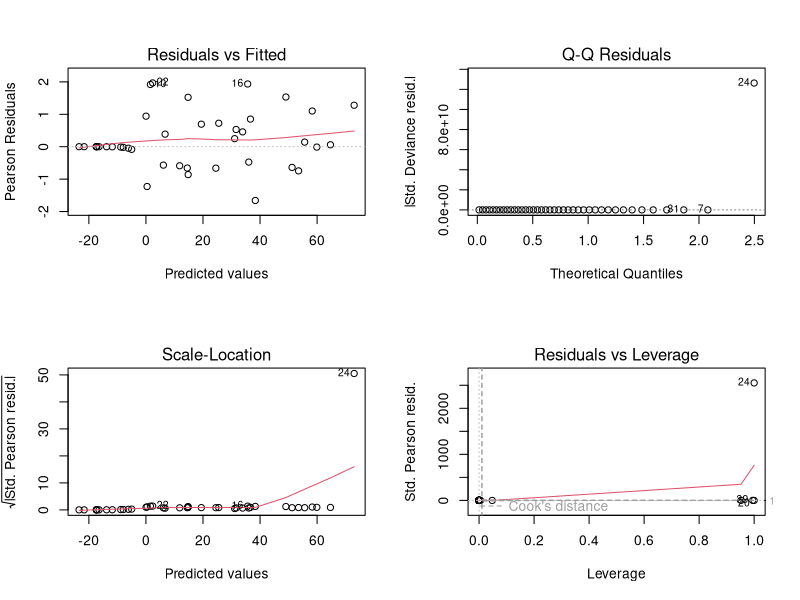

Write the R code that produced this figure.
## ---- chunk 1

n.groups <- 2
n.sample <- 20
n <- n.groups * n.sample

x <- rep(1:n.groups, rep(n.sample, n.groups))
road.type <- factor(x, labels = c("Smooth", "Bumpy"))
acci <- runif(n, 1, 30) #There are no less than 1 and no more than 30 accidents per road sampled
accid <- acci - mean(acci)

## ---- chunk 2

Xmat <- model.matrix(~road.type*accid)
beta.vec <- c(15, 5, 3, 1)

## ---- chunk 3

lin.pred <- Xmat[,] %*% beta.vec
lambda <- exp(lin.pred)
C <- rpois(n = n, lambda = lambda)

## ---- chunk 4

mod1 <- glm(C ~ road.type * accid, poisson)
summary(mod1)

## ---- chunk 5

par(mfrow = c(2, 2))
plot(mod1)

